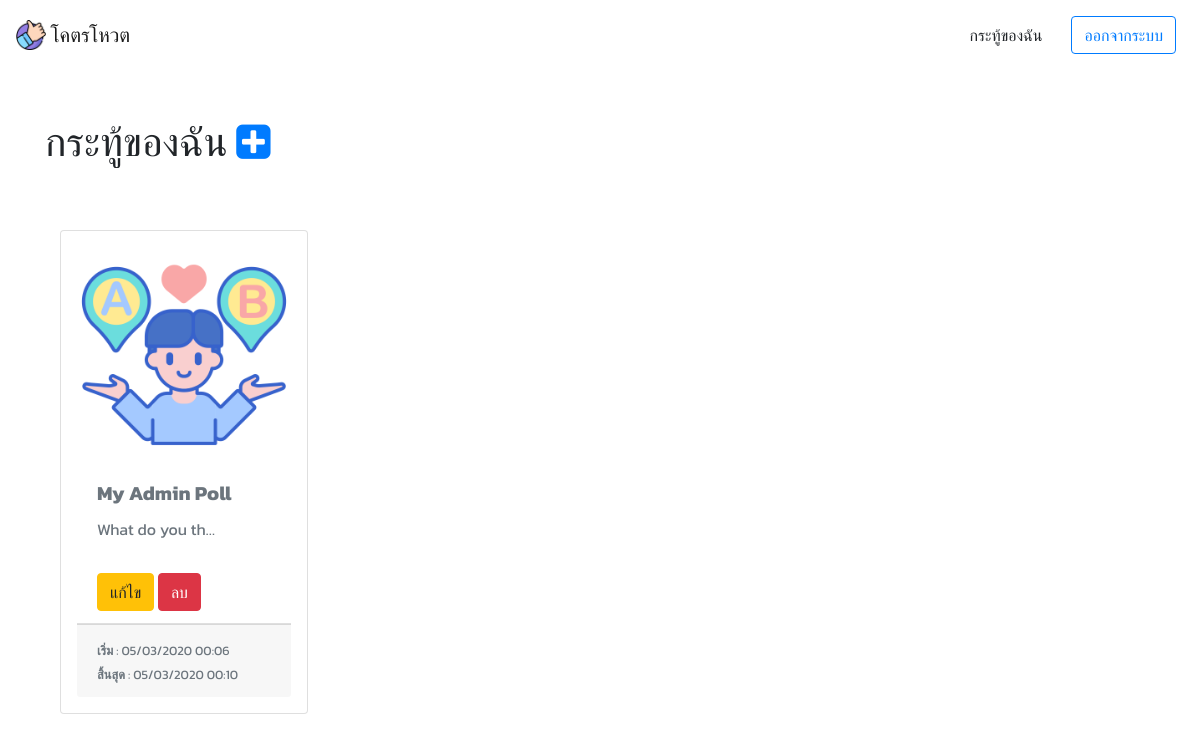
The page /accounts/mypolls/ (signed in) on the database its author committed.
### polls/models.py (models this page shows, shortened)
class Poll(models.Model):
    subject = models.CharField(max_length=255, null=False)
    detail = models.TextField(null=False)
    picture = models.ImageField(default='poll/default.png', upload_to='poll/')
    start_date = models.DateTimeField(default=timezone.now)
    end_date = models.DateTimeField()
    password = models.CharField(max_length=255, default='')
    create_by = models.ForeignKey(User, on_delete=models.CASCADE)
    create_date = models.DateTimeField(auto_now=True)
    is_active = models.BooleanField(default=True)
    def is_available(self):
        if timezone.now() >= self.end_date:
            self.is_active = False
            self.save()
        return self.is_active

### accounts/views.py (the view)
# urls.py: path('mypolls/', views.my_polls_view, name='mypolls') # user poll list page
@login_required
def my_polls_view(request):
    polls = Poll.objects.filter(create_by=request.user).order_by('-start_date')
    for poll in polls:
        poll.is_available()
    context = {
        'polls' : polls
    }
    return render(request, 'mypolls.html', context)

### accounts/templates/mypolls.html (shortened to what this page needs)
{% extends 'base_layout.html' %}
{% block content %}
    <h1>กระทู้ของฉัน <a href="{% url 'create' %}"> <i class="fa fa-plus-square" aria-hidden="true"></i> </a></h1>
    <div class="container mt-5">
        <div class="row">
            {% for poll in polls %}
                <div class="col-md-3 my-3 {% if poll.is_active == False %} text-muted {% endif %}">
                    <div class="card h-100 w-100 p-3">
                        <img class="card-img-top" src="{{ poll.picture.url }}" alt="Card image cap">
                        <div class="card-body">
                            <h5 class="card-title">
                                <b>{{ poll.subject }}</b>
                            </h5>
                            <p class="card-text">
                                {{ poll.detail|truncatechars:15 }}
                            </p>
                        </div>
                        <ul class="list-group list-group-flush">
                            <li class="list-group-item">
                                <a href="{% url 'edit' poll.id %}" class='btn btn-warning'>แก้ไข</a>
                                <a href="{% url 'poll_delete' poll.id %}" class='btn btn-danger'>ลบ</a>
                            </li>
                        </ul>
                        <div class="card-footer">
                            <small class="text-muted">
                                <b>เริ่ม</b> : {{ poll.start_date|date:'d/m/Y H:i' }} <br>
                                <b>สิ้นสุด</b> : {{ poll.end_date|date:'d/m/Y H:i' }} <br>
                            </small>
                        </div>
                    </div>
                </div>
            {% endfor %}
        </div>
    </div>
{% endblock %}

### static/css/style.css (style rules this page uses)
* { font-family: 'Kanit'; }
body { animation: fadein .5s; }

### rows shown on the page
Poll: picture (placeholder picture), subject "My Admin Poll", detail "What do you th…", start_date "05/03/2020 00:06", end_date "05/03/2020 00:10"
